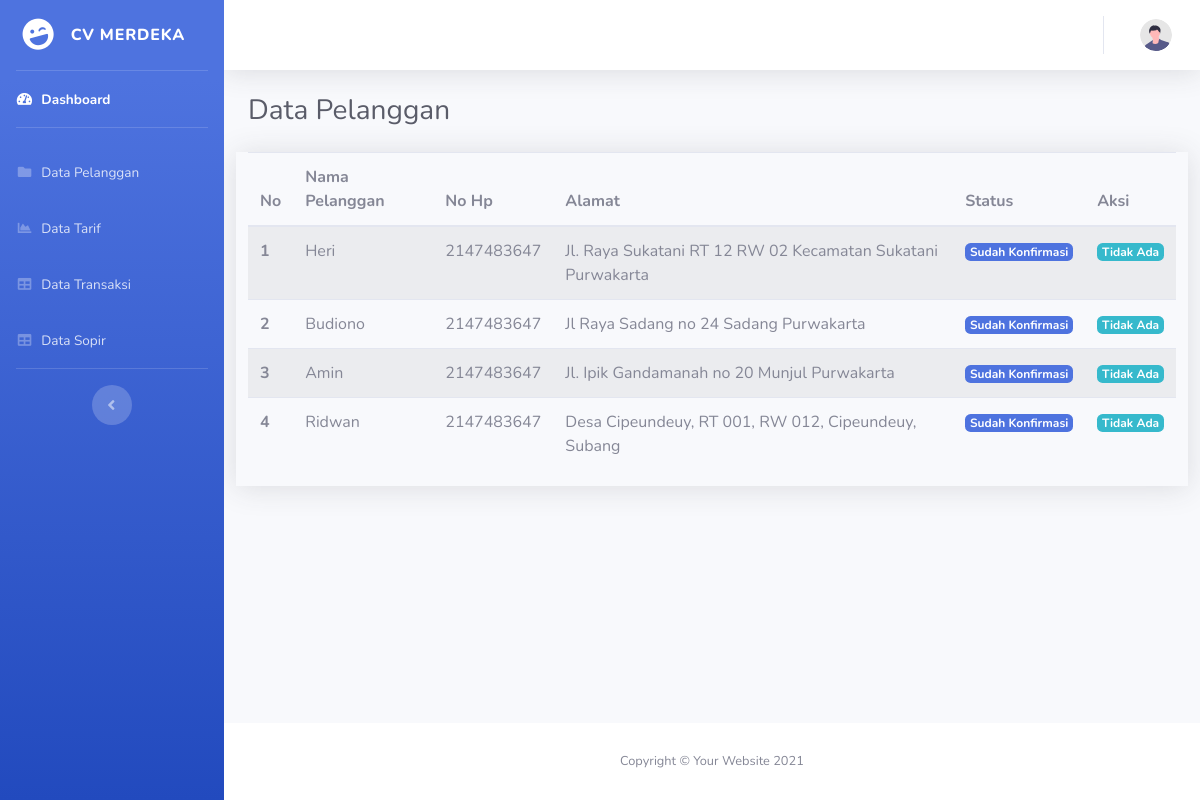
Screenshot of /admin/index.php?halaman=data_pelanggan (signed in) with the database file from the repository.
### tables this page shows
CREATE TABLE `pelanggan` (
  `id_pelanggan` int(10) NOT NULL,
  `nama` varchar(30) NOT NULL,
  `no_tlp` int(13) NOT NULL,
  `alamat` text NOT NULL,
  `username` varchar(10) NOT NULL,
  `password` varchar(10) NOT NULL,
  `status` int(1) NOT NULL
);

### admin/data_pelanggan.php (the view)
<div class="row">
    <div class="col-lg-12">
        <div class="d-sm-flex align-items-center justify-content-between mb-4">
        <h1 class="h3 mb-0 text-gray-800">Data Pelanggan</h1>
        </div>
    </div>
    <div class="col-lg-12 shadow">
            <table class="table table-striped">
                <thead>
                    <tr>
                        <th scope="col">No</th>
                        <th scope="col">Nama Pelanggan</th>
                        <th scope="col">No Hp</th>
                        <th scope="col">Alamat</th>
                        <th scope="col">Status</th>
                        <th scope="col">Aksi</th>
                    </tr>
                </thead>
                <tbody>
                <?php $nomor =1; ?>
                <?php $ambil = $koneksi->query("SELECT * FROM pelanggan"); ?>
                <?php while($data = $ambil->fetch_assoc()) :?>
                <tr>
                    <th scope="row"><?= $nomor; ?></th>
                    <td><?= $data['nama']; ?></td>
                    <td><?= $data['no_tlp']; ?></td>
                    <td><?= $data['alamat']; ?></td>
                    <?php
                    if($data['status']=="1"){
                    ?>
                    <td><span class="badge bg-warning text-white">Belum Konfirmasi</span></td>
                    <td><a href="index.php?halaman=konfirmasi&id=<?= $data['id_pelanggan'];?>" title="Konfirmasi"><button type="submit" class="btn btn-primary" name="konfirmasi">Konfirmasi</button></a></td>
                    <?php
                    } else {
                    ?>
                    <td><span class="badge bg-primary text-white">Sudah Konfirmasi</span></td>
                    <td><span class="badge bg-info text-white">Tidak Ada</span></td>
                    <?php
                    }
                    ?>
                </tr>
                <?php $nomor++; ?>
                <?php endwhile;?>
            </tbody>
                </table>
    </div>
</div>

### rows the page displays
pelanggan: nama "Heri", no_tlp "2147483647", alamat "Jl. Raya Sukatani RT 12 RW 02 Kecamatan Sukatani Purwakarta", status "Sudah Konfirmasi"
pelanggan: nama "Budiono", no_tlp "2147483647", alamat "Jl Raya Sadang no 24 Sadang Purwakarta", status "Sudah Konfirmasi"
pelanggan: nama "Amin", no_tlp "2147483647", alamat "Jl. Ipik Gandamanah no 20 Munjul Purwakarta", status "Sudah Konfirmasi"
pelanggan: nama "Ridwan", no_tlp "2147483647", alamat "Desa Cipeundeuy, RT 001, RW 012, Cipeundeuy, Subang", status "Sudah Konfirmasi"
